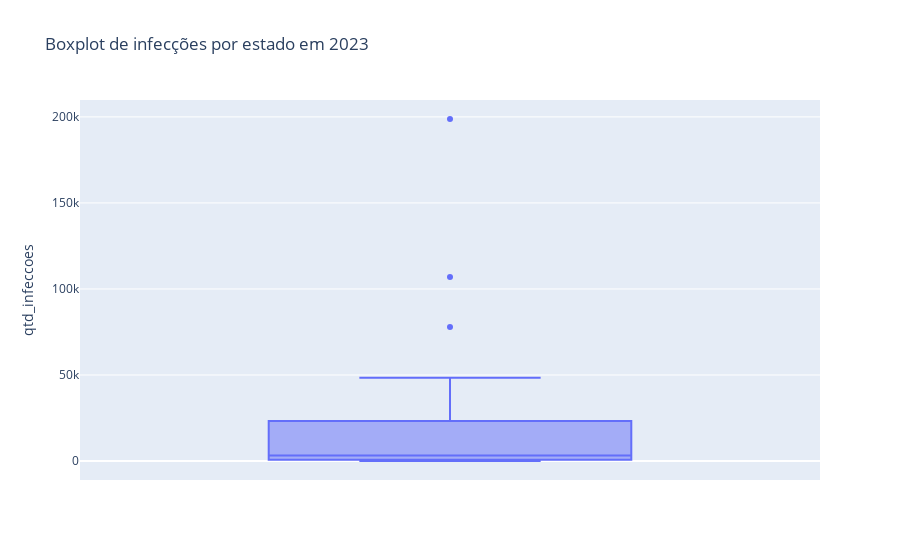

Notebook cell for this chart:
### Code cell
fig = px.box(infeccoes_estado_2023, y='qtd_infeccoes', title='Boxplot de infecções por estado em 2023')
fig.show()

### Figure 1 — Plotly figure (JSON) as saved in the notebook; plotly's stock layout.template omitted (floating-point values rounded to 4 significant figures)
{"data": [{"alignmentgroup": "True", "hovertemplate": "qtd_infeccoes=%{y}<extra></extra>", "legendgroup": "", "marker": {"color": "#636efa"}, "name": "", "notched": false, "offsetgroup": "", "orientation": "v", "showlegend": false, "type": "box", "x0": " ", "xaxis": "x", "y": [1781, 473, 3263, 742, 13249, 7437, 23710, 0, 21682, 2428, 106923, 21098, 19356, 2607, 746, 680, 431, 48328, 27905, 355, 7904, 182, 27389, 77954, 1749, 198774, 1232], "y0": " ", "yaxis": "y"}], "layout": {"boxmode": "group", "legend": {"tracegroupgap": 0}, "title": {"text": "Boxplot de infecções por estado em 2023"}, "xaxis": {"anchor": "y", "domain": [0, 1]}, "yaxis": {"anchor": "x", "domain": [0, 1], "title": {"text": "qtd_infeccoes"}}}}
